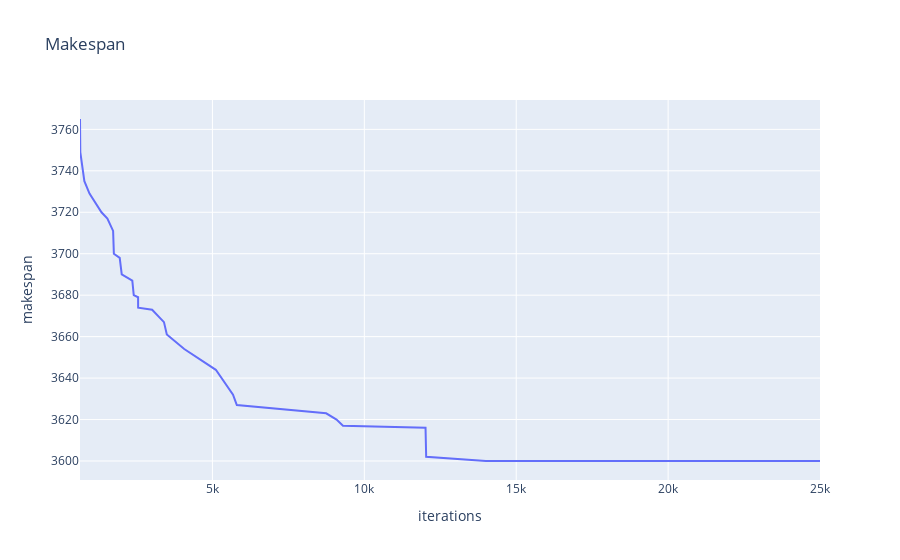

Write notebook code for a chart like this one.
### Code cell
## Visualize makespan vs iterations

df = pd.read_csv(
    FILE_NAME, header=0, names=["iterations", "makespan", "count"], index_col=None
)
fig = px.line(df, x="iterations", y="makespan", title="Makespan")
fig.show()

### Figure 1 — Plotly figure (JSON) as saved in the notebook; plotly's stock layout.template omitted (floating-point values rounded to 4 significant figures)
{"data": [{"hovertemplate": "iterations=%{x}<br>makespan=%{y}<extra></extra>", "legendgroup": "", "line": {"color": "#636efa", "dash": "solid"}, "marker": {"symbol": "circle"}, "mode": "lines", "name": "", "orientation": "v", "showlegend": false, "type": "scatter", "x": [641, 651, 785, 954, 1348, 1543, 1731, 1756, 1948, 2015, 2363, 2382, 2410, 2553, 2555, 3016, 3405, 3499, 4072, 5112, 5678, 5803, 7382, 8744, 9086, 9297, 12015, 12036, 14003, 25000], "xaxis": "x", "y": [3765, 3749, 3735, 3729, 3720, 3717, 3711, 3700, 3698, 3690, 3687, 3683, 3680, 3679, 3674, 3673, 3667, 3661, 3654, 3644, 3632, 3627, 3625, 3623, 3620, 3617, 3616, 3602, 3600, 3600], "yaxis": "y"}], "layout": {"legend": {"tracegroupgap": 0}, "title": {"text": "Makespan"}, "xaxis": {"anchor": "y", "domain": [0, 1], "title": {"text": "iterations"}}, "yaxis": {"anchor": "x", "domain": [0, 1], "title": {"text": "makespan"}}}}
